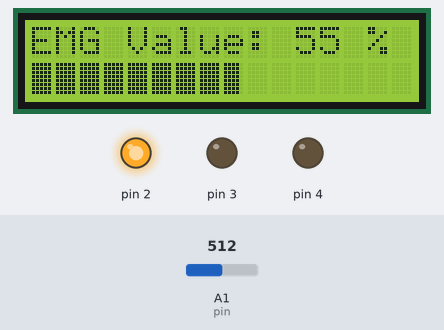
A sketch run on a simulated Arduino Uno, built with avr-gcc and run on an emulated ATmega328P. On the bench: 16×2 character LCD, output pins drawn as LEDs (lit = HIGH). The test bench sets the inputs (shaded band); at power-on: A1 (pin) = 512. What the sketch prints to the serial monitor is not drawn.

Above: at 1.3 s.
1.4 s: A1 (pin) set to 983
At 4.2 s:
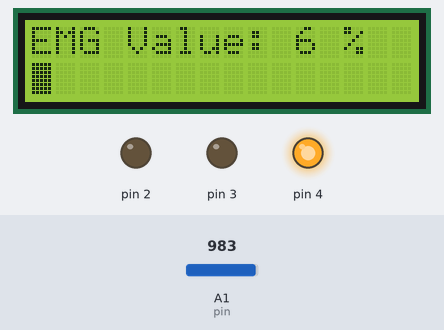
4.4 s: A1 (pin) set to 998
At 5.3 s:
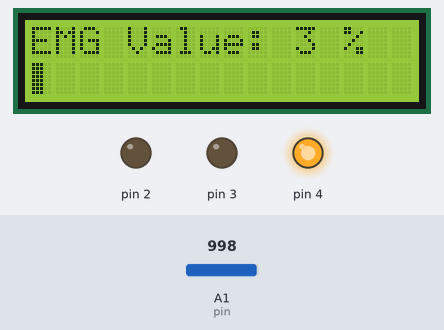
7.4 s: A1 (pin) set to 1023
At 7.83 s:
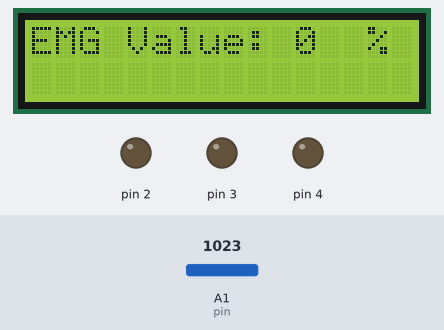
10.1 s: A1 (pin) set to 990
At 11.0 s:
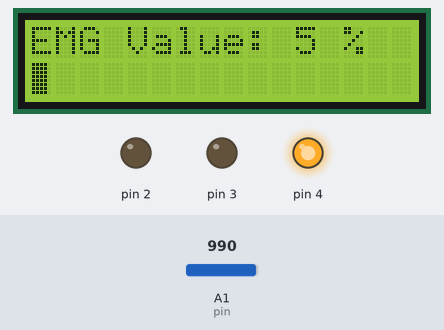
13.1 s: A1 (pin) set to 306
At 13.85 s:
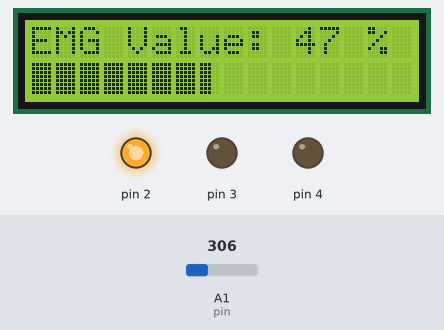
15.9 s: A1 (pin) set to 922
At 18.4 s:
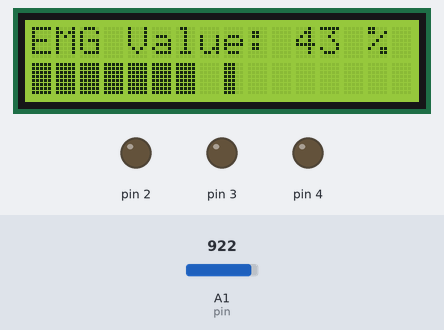
18.9 s: A1 (pin) set to 940
Timing chart, 0 to 21.9 s (numbered marks = the images above; inputs shaded):
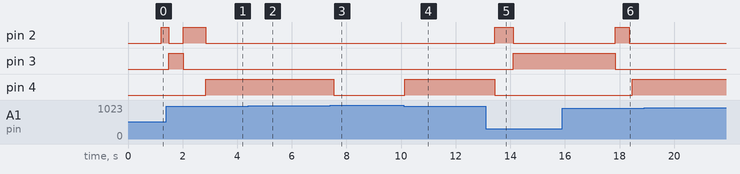

Measured:
- the behaviour switches between 997 and 998 on A1 (pin) (found by bisection; images 1 and 2)
- after the input at 1.4 s, pin 4: LOW → HIGH after 1.4 s
- after the input at 7.4 s, pin 4: HIGH → LOW after 0.14 s; the display: first changes at once (image 3 shows a later state)
- after the input at 10.1 s, pin 4: LOW → HIGH at once
- after the input at 13.1 s, pin 2: LOW → HIGH after 0.33 s, → LOW 0.67 s later; pin 3: LOW → HIGH after 1.0 s; pin 4: HIGH → LOW after 0.33 s; the display: first changes after 0.08 s (image 5 shows a later state)
- after the input at 15.9 s, pin 2: LOW → HIGH after 2.0 s, → LOW 0.51 s later; pin 3: HIGH → LOW after 2.0 s; pin 4: LOW → HIGH after 2.6 s; the display: first differs from a run without the input after 1.1 s (image 6 shows a later state)
- what the display in image 2 shows lasts 0.8 s, from 4.7 s to 5.5 s

The sketch:

C64010312.ino
```cpp
#include <Wire.h>
#include <LiquidCrystal_I2C.h>
LiquidCrystal_I2C lcd(0x27, 16, 2);

//lcd progressbar
byte zero[] = {
  B00000,
  B00000,
  B00000,
  B00000,
  B00000,
  B00000,
  B00000,
  B00000
};
byte one[] = {
  B10000,
  B10000,
  B10000,
  B10000,
  B10000,
  B10000,
  B10000,
  B10000
};

byte two[] = {
  B11000,
  B11000,
  B11000,
  B11000,
  B11000,
  B11000,
  B11000,
  B11000
};

byte three[] = {
  B11100,
  B11100,
  B11100,
  B11100,
  B11100,
  B11100,
  B11100,
  B11100
};

byte four[] = {
  B11110,
  B11110,
  B11110,
  B11110,
  B11110,
  B11110,
  B11110,
  B11110
};

byte five[] = {
  B11111,
  B11111,
  B11111,
  B11111,
  B11111,
  B11111,
  B11111,
  B11111
};
//lcd progressbar

unsigned long millisLcd; // ตัว delay lcd
unsigned long millisSystem; // ตัว delay system
unsigned long millisLedWhite; // ตัว delay Led(white)
unsigned long millisLedBlue; // ตัว delay Led(Blue)
unsigned long millisLedRed; // ตัว delay Led(Red)

const int pin = A1;// ขา 1 TL072 C ต่อรับ output เข้า analog arduino เพื่อ read ค่า
int musclePower; // ตัว map ค่า

//mean calculator
#define SMA 10
int avg[SMA];
//int avgSize = 0;

void updateAVG(int value) {//update ค่าเฉลี่ย แล้วนำมาหาค่า mean ทุกๆ 10 ค่า
  for (int i = 0; i < SMA - 1; i++) {
    avg[i] = avg[i + 1];
  }
  avg[SMA - 1] = value;
}
int meanAVG() {
  int sum = 0 ;
  for (int i = 0; i < SMA; i++) {
    sum += avg[i];
  }
  return sum / SMA;
}

void setup() {
  Serial.begin(9600);

  lcd.setCursor(0, 0);
  lcd.print("Muscle Power :");
  pinMode(2, OUTPUT);
  pinMode(3, OUTPUT);
  pinMode(4, OUTPUT);
  digitalWrite(2, 0);//blue
  digitalWrite(3, 0);//red
  digitalWrite(4, 0);//white

  lcd.begin();
  lcd.createChar(0, zero);
  lcd.createChar(1, one);
  lcd.createChar(2, two);
  lcd.createChar(3, three);
  lcd.createChar(4, four);
  lcd.createChar(5, five);


}

void loop() {

  int value = analogRead(pin);//readค่าที่ได้
  musclePower = map(value, 1023, 382, 0, 100);// 0-641 uV
  updateAVG(musclePower);//เอาค่าที่ map เก็บใน array
  musclePower = meanAVG();//คำนวณหาค่าเฉลี่ย
  lcd.setCursor(0, 0);
  lcd.print("EMG Value: ");
  if (musclePower <= 0) {
    musclePower = 0;
    lcd.print("0");
    lcd.print("  %");
  } else if (musclePower > 0 && musclePower <= 100) {
    lcd.print(musclePower);
    lcd.print(" %");
  }
  else if (musclePower > 100) {
    musclePower = 100;
    lcd.print(musclePower);
    lcd.print("%");
  }
  for (int i = 0; i <= musclePower; i++) {
    updateProgressBar(i, 100, 1);
  }

  if (millis() - millisLcd >= 500)
  {
    lcd.clear();
    millisLcd = millis();
  }

  Serial.println(value);
  Serial.print("percent = ");
  Serial.println(musclePower);

  if (millis() - millisSystem >= 1000)
  {
    updateSystem();

  }


}
void updateSystem() {
  if (musclePower > 0 && musclePower <= 33) {
    if (millis() - millisLedWhite >= 1)
    {
      digitalWrite(4, HIGH);
    }
  }
  else {
    digitalWrite(4, LOW);
  }
  if (musclePower > 34 && musclePower <= 67) {
    if (millis() - millisLedBlue >= 1)
    {
      digitalWrite(2, HIGH);
    }
  }
  else {
    digitalWrite(2, LOW);
  }
  if (musclePower > 67) {
    if (millis() - millisLedRed >= 1)
    {
      digitalWrite(3, HIGH);
    }
  }
  else {
    digitalWrite(3, LOW);
  }
}

void updateProgressBar(unsigned long count, unsigned long totalCount, int lineToPrintOn)//method วาดแถบวัดแรง
{
  double factor = totalCount / 80.0;
  int percent = (count + 1) / factor;
  int number = percent / 5;
  int remainder = percent % 5;
  if (number > 0)
  {
    lcd.setCursor(number - 1, lineToPrintOn);
    lcd.write(5);
  }

  lcd.setCursor(number, lineToPrintOn);
  lcd.write(remainder);
}
```
